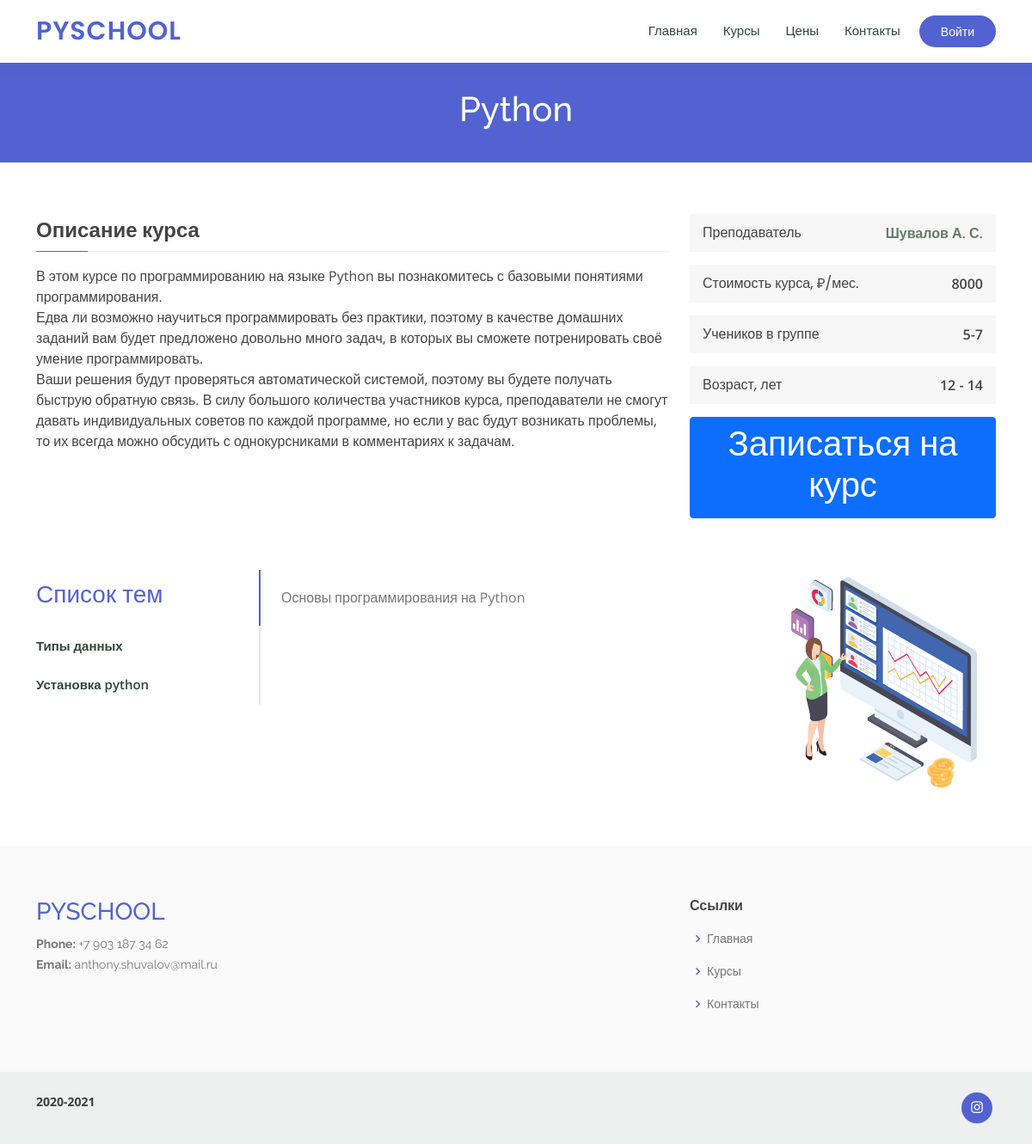
Page /course/python/ on the committed database.
### main/models.py (models this page shows, shortened)
class Category(models.Model):
    title = models.CharField(max_length=100, blank=True, verbose_name='Категория')
    slug = models.SlugField(max_length=30, blank=True)
    photo = models.ImageField(upload_to='photos/%Y/%m/%d', blank=True)
    price = models.CharField(max_length=20, blank=True, verbose_name='Стоимость')
    description = models.CharField(max_length=300, blank=True, verbose_name='Описание курса')
    tutor = models.CharField(max_length=100, blank=True, verbose_name='Преподаватель')
    number_of_members = models.CharField(max_length=10, blank=True, verbose_name='Размер группы')
    category_landing = models.TextField(max_length=5000, blank=True, verbose_name='Лендинг курса')
    class Meta:
        ordering = ['title']
        verbose_name = 'Категория'
        verbose_name_plural = 'Категории'

class Lesson(models.Model):
    title = models.CharField(max_length=100, blank=True, verbose_name='Урок')
    slug = models.SlugField(max_length=30, blank=True)
    content = models.TextField(max_length=10000)
    created_at = models.DateField(auto_now_add=True)
    category = models.ForeignKey(Category, on_delete=models.PROTECT, related_name='lessons')
    photo = models.ImageField(upload_to='photos/%Y/%m/%d', blank=True)
    class Meta:
        ordering = ['title']
        verbose_name = 'Урок'
        verbose_name_plural = 'Уроки'

### main/views.py (the view, shortened to what this page needs)
# urls.py: path('course/<str:slug>/', GetCourse.as_view(), name='course'),
class GetCourse(FormMixin, DetailView):
    model = Category
    form_class = OrderForm
    template_name = 'main/courses/single_course.html'
    context_object_name = 'single_course'
    def get_context_data(self, *, object_list=None, **kwargs):
        context = super().get_context_data(**kwargs)
        context['lessons'] = Lesson.objects.filter(category__slug=self.kwargs['slug'])
        return context

### main/templates/main/courses/single_course.html (shortened to what this page needs)
{% extends 'base.html' %}
{% load static %}
{% block content %}
  <main id="main">
    <div class="breadcrumbs" data-aos="fade-in">
      <div class="container">
        <h1>{{ single_course.title }}</h1>
      </div>
    </div>
    <section id="course-details" class="course-details">
      <div class="container" data-aos="fade-up">
        <div class="row">
          <div class="col-lg-8">
            <h3>Описание курса</h3>
            <p>
              {{ single_course.category_landing|safe }}
            </p>
          </div>
          <div class="col-lg-4">
            <div class="course-info d-flex justify-content-between align-items-center">
              <h5>Преподаватель</h5>
              <p><a href="#">{{ single_course.tutor }}</a></p>
            </div>
            <div class="course-info d-flex justify-content-between align-items-center">
              <h5>Стоимость курса, ₽/мес.</h5>
              <p>{{ single_course.price }}</p>
            </div>
            <div class="course-info d-flex justify-content-between align-items-center">
              <h5>Учеников в группе</h5>
              <p>{{ single_course.number_of_members }}</p>
            </div>
            <div class="course-info d-flex justify-content-between align-items-center">
              <h5>Возраст, лет</h5>
              <p>12 - 14</p>
            </div>
            <button type="button" class="btn btn-primary" data-bs-toggle="modal" data-bs-target="#basiceModal">
              <h1>Записаться на курс</h1>
            </button>
          </div>
        </div>
      </div>
    </section>
    <section id="cource-details-tabs" class="cource-details-tabs">
      <div class="container" data-aos="fade-up">
        <div class="row">
          <div class="col-lg-3">
            <ul class="nav nav-tabs flex-column">
              <li class="nav-item">
                <a class="nav-link active show" data-toggle="tab" ><h3>Список тем</h3></a>
              </li>
              {% for lesson in lessons %}
              <li class="nav-item">
                <a class="nav-link show" data-toggle="tab">{{ lesson.title }}</a>
              </li>
              {% endfor %}
            </ul>
          </div>
          <div class="col-lg-9 mt-4 mt-lg-0">
            <div class="tab-content">
              <div class="tab-pane active show" id="{{ lesson.title }}">
                <div class="row">
                  <div class="col-lg-8 details order-2 order-lg-1">
                    <p>{{ single_course.description }}</p>
                  </div>
                  <div class="col-lg-4 text-center order-1 order-lg-2">
                    <img src="assets/img/course-details-tab-1.png" alt="" class="img-fluid">
                  </div>
                </div>
              </div>
            </div>
          </div>
        </div>
      </div>
    </section>
  </main>
{% endblock %}

### mysite/static/assets/css/style.css (style rules this page uses)
body { font-family: "Open Sans", sans-serif; color: #444444; }
a { color: #5263d1; text-decoration: none; }
h1, h2, h3, h4, h5, h6 { font-family: "Raleway", sans-serif; }
section { padding: 60px 0; overflow: hidden; }
.breadcrumbs { margin-top: 73px; text-align: center; background: #5263d1; padding: 30px 0; color: #fff; }
.course-details h3 { font-size: 24px; margin: 5px 0 15px 0; font-weight: 700; position: relative; padding-bottom: 10px; }
.course-details h3:before { content: ''; position: absolute; display: block; width: 100%; height: 1px; background: #eef0ef; bottom: 0; left: 0; }
.course-details h3:after { content: ''; position: absolute; display: block; width: 60px; height: 1px; background: #5263d1; bottom: 0; left: 0; }
.course-details .course-info { background: #f6f7f6; padding: 10px 15px; margin-bottom: 15px; }
.course-details .course-info h5 { font-weight: 400; font-size: 16px; margin: 0; font-family: "Poppins", sans-serif; }
.course-details .course-info p { margin: 0; font-weight: 600; }
.course-details .course-info a { color: #657a6d; }
.cource-details-tabs { overflow: hidden; padding-top: 0; }
.cource-details-tabs .nav-tabs { border: 0; }
.cource-details-tabs .nav-link { border: 0; padding: 12px 15px 12px 0; transition: 0.3s; color: #37423b; border-radius: 0; border-right: 2px solid #e2e7e4; font-weight: 600; font-size: 15px; }
.cource-details-tabs .nav-link.active { color: #5263d1; border-color: #5263d1; }
.cource-details-tabs .tab-pane.active { -webkit-animation: fadeIn 0.5s ease-out; animation: fadeIn 0.5s ease-out; }
.cource-details-tabs .details p { color: #777777; }
.cource-details-tabs .details p:last-child { margin-bottom: 0; }

### rows in the picture
Category: title "Python", category_landing "В этом курсе по программированию на языке Python вы познакомитесь с базовыми понятиями программирования. Едва ли возможно научиться программировать без практики, поэтому в качестве домашних заданий вам будет предложено довольно много задач, в которых вы сможете потренировать своё умение программировать. Ваши решения будут проверяться автоматической системой, поэтому вы будете получать быструю обратную связь. В силу большого количества участников курса, преподаватели не смогут давать индивидуальных советов по каждой программе, но если у вас будут возникать проблемы, то их всегда можно обсудить с однокурсниками в комментариях к задачам.", tutor "Шувалов А. С.", price "8000", number_of_members "5-7", description "Основы программирования на Python"
Lesson: title "Типы данных"
Lesson: title "Установка python"
